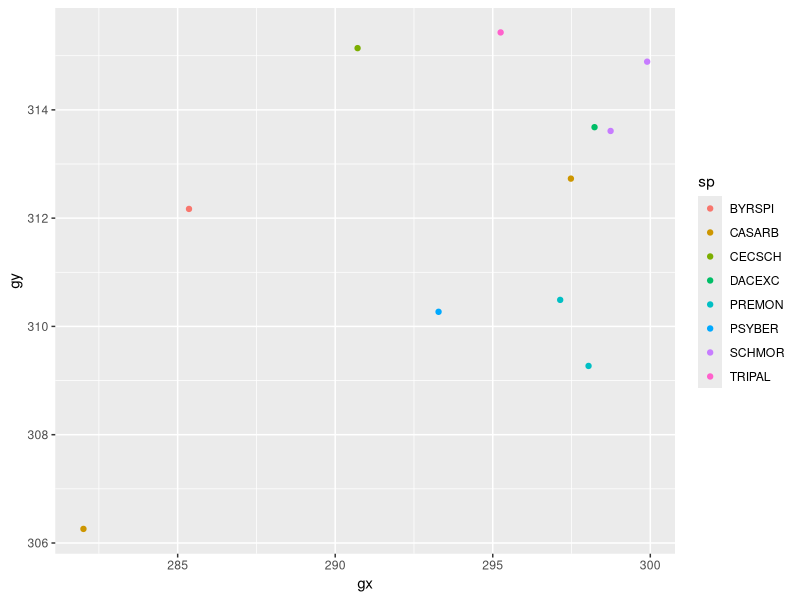
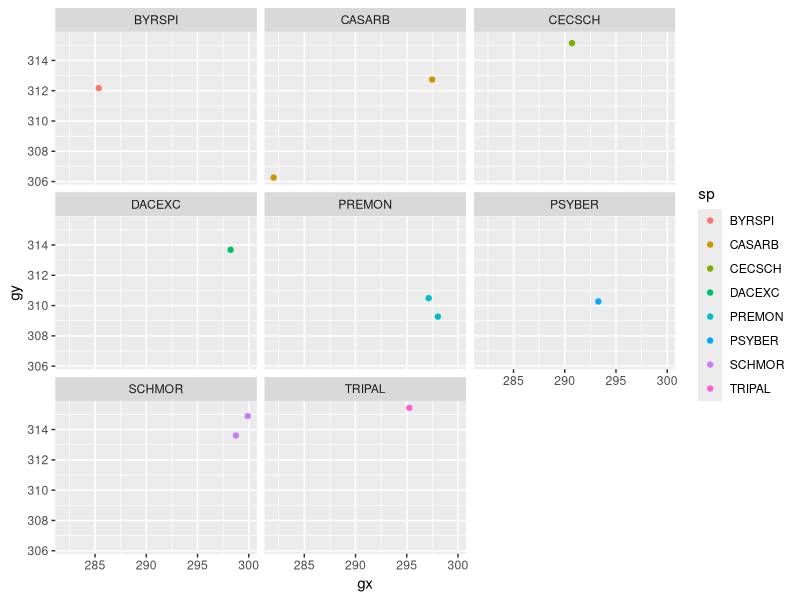

R code for these plots, in order:
## ---- chunk 1
knitr::opts_chunk$set(
  echo = TRUE,
  collapse = TRUE
)
## ---- chunk 2
library(tidyverse)
tree <- read_csv("data/tree.csv")
## ---- chunk 3
tree %>% 
  group_by(quadrat) %>% 
  summarise(n = n_distinct(sp)) %>% 
  arrange(desc(n)) %>% 
  top_n(1)

top <- filter(tree, quadrat == 1516)
top
## ---- chunk 4
ggplot(data = top, mapping = aes(x = gx, y = gy, colour = sp)) + 
  geom_point()
## ---- chunk 5
ggplot(top, aes(gx, gy, colour = sp)) + 
  geom_point() +
  facet_wrap(vars(sp))
